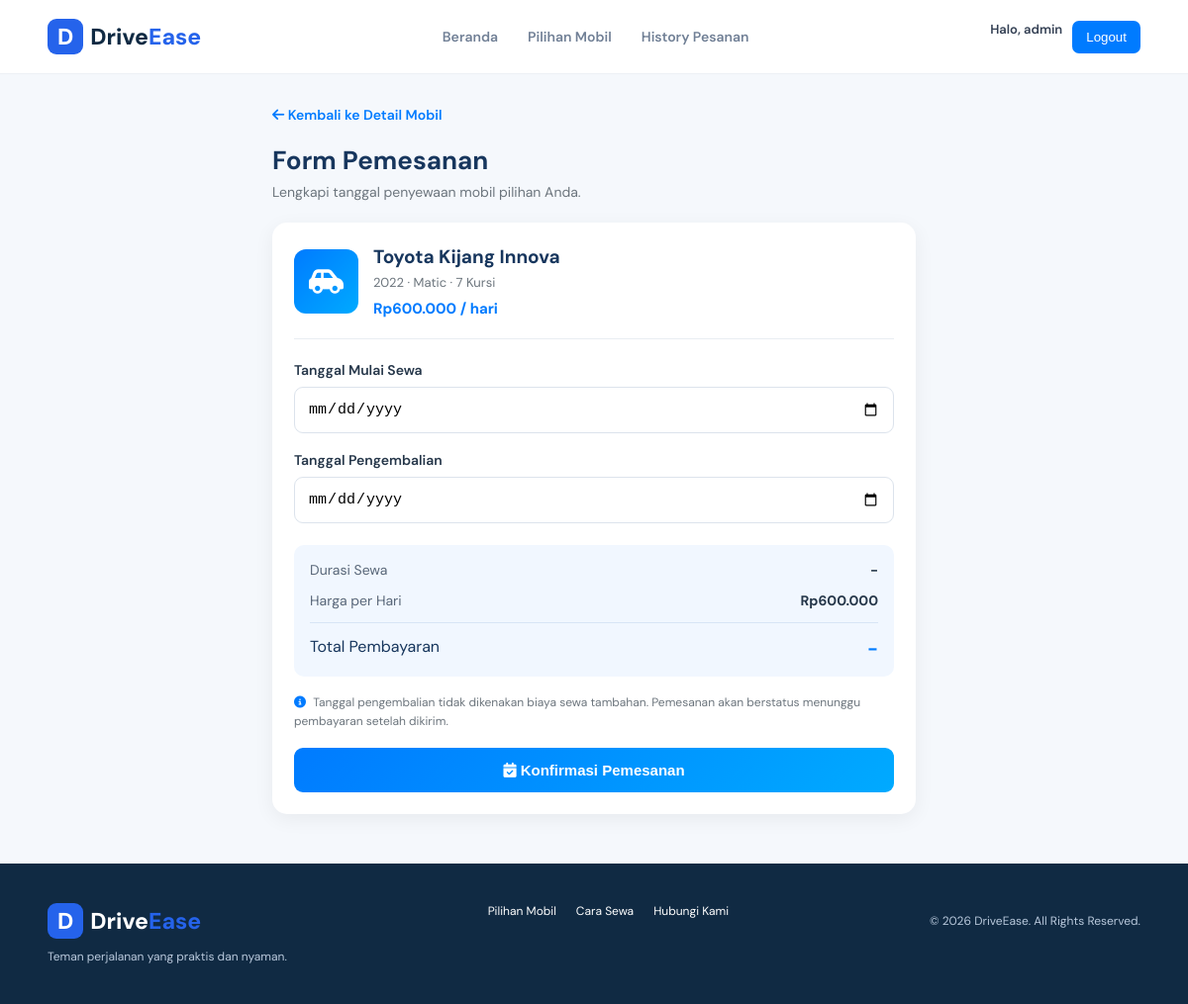
/pemesanan.php?id=5 (signed in), run on the app's committed database.
### tables this page shows
CREATE TABLE `mobil` (
  `id_mobil` int(11) NOT NULL,
  `id_kategori` int(11) DEFAULT NULL,
  `nama_mobil` varchar(100) NOT NULL,
  `nomor_plat` varchar(20) NOT NULL,
  `merk` varchar(80) NOT NULL,
  `tahun` year(4) DEFAULT NULL,
  `transmisi` enum('manual','matic') NOT NULL,
  `kapasitas` int(11) NOT NULL,
  `bahan_bakar` varchar(40) DEFAULT NULL,
  `harga_per_hari` decimal(12,2) NOT NULL,
  `deskripsi` text DEFAULT NULL,
  `status` enum('tersedia','nonaktif','perawatan') DEFAULT 'tersedia',
  `created_at` timestamp NOT NULL DEFAULT current_timestamp()
);

### includes/functions.php (called while the page is built, shortened)
<?php
function e($value) {
    return htmlspecialchars(
        $value ?? '',
        ENT_QUOTES,
        'UTF-8'
    );
}
function rupiah($nominal) {
    return 'Rp' . number_format(
        (float) $nominal,
        0,
        ',',
        '.'
    );
}

### pemesanan.php (the view, shortened to what this page needs)
<?php
require_once 'config/database.php';
require_once 'includes/functions.php';
$idMobil = (int) ($_GET['id'] ?? $_POST['id_mobil'] ?? 0);
$stmt = $pdo->prepare("
    SELECT
        id_mobil,
        nama_mobil,
        merk,
        tahun,
        transmisi,
        kapasitas,
        bahan_bakar,
        harga_per_hari,
        status
    FROM mobil
    WHERE id_mobil = :id
    LIMIT 1
");
$stmt->execute(['id' => $idMobil]);
$mobil = $stmt->fetch(PDO::FETCH_ASSOC);
$tanggalMulai = '';
$tanggalSelesai = '';
require_once 'includes/header.php';
?>
<main class="booking-page">
    <div class="booking-container">
        <a href="detail-mobil.php?id=<?= (int) $mobil['id_mobil'] ?>"
           class="back-link">
            <i class="fas fa-arrow-left"></i>
            Kembali ke Detail Mobil
        </a>
        <div class="booking-heading">
            <h1>Form Pemesanan</h1>
            <p>Lengkapi tanggal penyewaan mobil pilihan Anda.</p>
        </div>
        <div class="booking-card">
            <div class="booking-car-info">
                <div class="booking-car-icon">
                    <i class="fa-solid fa-car-side"></i>
                </div>
                <div>
                    <h2>
                        <?= e($mobil['merk'] . ' ' . $mobil['nama_mobil']) ?>
                    </h2>
                    <p>
                        <?= e($mobil['tahun'] ?? '-') ?> ·
                        <?= e(ucfirst($mobil['transmisi'])) ?> ·
                        <?= (int) $mobil['kapasitas'] ?> Kursi
                    </p>
                    <strong>
                        <?= rupiah($mobil['harga_per_hari']) ?> / hari
                    </strong>
                </div>
            </div>
            <?php if ($mobil['status'] !== 'tersedia'): ?>
                <div class="booking-unavailable">
                    <i class="fas fa-car-side"></i>
                    <h3>Mobil Tidak Tersedia</h3>
                    <p>Mobil ini sedang tidak dapat dipesan.</p>
                    <a href="mobil.php" class="booking-button">
                        Pilih Mobil Lain
                    </a>
                </div>
            <?php else: ?>
                <form
                    method="POST"
                    action="pemesanan.php?id=<?= (int) $mobil['id_mobil'] ?>"
                    id="bookingForm"
                >
                    <div class="booking-form-group">
                        <label for="tanggal_mulai">
                            Tanggal Mulai Sewa
                        </label>
                        <input
                            type="date"
                            id="tanggal_mulai"
                            name="tanggal_mulai"
                            min="<?= date('Y-m-d') ?>"
                            value="<?= e($tanggalMulai) ?>"
                            required
                        >
                    </div>
                    <div class="booking-form-group">
                        <label for="tanggal_selesai">
                            Tanggal Pengembalian
                        </label>
                        <input
                            type="date"
                            id="tanggal_selesai"
                            name="tanggal_selesai"
                            min="<?= date('Y-m-d', strtotime('+1 day')) ?>"
                            value="<?= e($tanggalSelesai) ?>"
                            required
                        >
                    </div>
                    <div class="booking-summary">
                        <div>
                            <span>Durasi Sewa</span>
                            <strong id="jumlahHari">-</strong>
                        </div>
                        <div>
                            <span>Harga per Hari</span>
                            <strong id="hargaHarian">
                                <?= rupiah($mobil['harga_per_hari']) ?>
                            </strong>
                        </div>
                        <div class="booking-total">
                            <span>Total Pembayaran</span>
                            <strong id="totalHarga">-</strong>
                        </div>
                    </div>
                    <p class="booking-note">
                        <i class="fas fa-info-circle"></i>
                        Tanggal pengembalian tidak dikenakan biaya sewa tambahan. Pemesanan akan berstatus
                        menunggu pembayaran setelah dikirim.
                    </p>
                    <button type="submit" class="booking-button">
                        <i class="fas fa-calendar-check"></i>
                        Konfirmasi Pemesanan
                    </button>
                </form>
            <?php endif; ?>
        </div>
    </div>
</main>
<?php require_once 'includes/footer.php'; ?>

### assets/css/style.css (style rules this page uses)
:root { --navy: #102A43; --blue: #2563EB; --light: #F4F7FC; --white: #FFFFFF; --text: #172B4D; --muted: #718096; }
* { box-sizing: border-box; margin: 0; padding: 0; }
body { font-family: 'DM Sans', Arial, sans-serif; color: var(--text); background: white; }
a { text-decoration: none; color: inherit; }
.back-link { display: inline-flex; gap: 8px; align-items: center; color: #007bff; font-weight: 600; font-size: 14px; margin-bottom: 25px; }
.booking-page { padding: 30px 15px 50px; background: #f5f8fc; min-height: 70vh; }
.booking-container { max-width: 650px; margin: auto; }
.back-link { display: inline-block; color: #007bff; text-decoration: none; font-size: 14px; margin-bottom: 20px; }
.booking-heading { margin-bottom: 22px; }
.booking-heading h1 { font-size: 26px; color: #17365d; margin-bottom: 6px; }
.booking-heading p { color: #6c757d; font-size: 14px; }
.booking-card { background: #fff; border-radius: 15px; padding: 22px; box-shadow: 0 5px 20px rgba(0, 0, 0, 0.06); }
.booking-car-info { display: flex; align-items: center; gap: 15px; padding-bottom: 20px; margin-bottom: 22px; border-bottom: 1px solid #e9edf2; }
.booking-car-icon { width: 65px; height: 65px; min-width: 65px; display: flex; align-items: center; justify-content: center; background: linear-gradient(135deg, #007bff, #00aaff); border-radius: 12px; color: white; font-size: 28px; }
.booking-car-info h2 { font-size: 19px; color: #17365d; margin: 0 0 5px; }
.booking-car-info p { color: #6c757d; font-size: 13px; margin: 0 0 7px; }
.booking-car-info strong { color: #007bff; font-size: 15px; }
.booking-form-group { margin-bottom: 18px; }
.booking-form-group label { display: block; color: #26374a; font-weight: 600; font-size: 14px; margin-bottom: 8px; }
.booking-form-group input { width: 100%; padding: 13px; border: 1px solid #dce3ec; border-radius: 9px; font-size: 15px; box-sizing: border-box; outline: none; }
.booking-summary { background: #f1f7ff; border-radius: 10px; padding: 16px; margin-top: 22px; }
.booking-summary div { display: flex; justify-content: space-between; gap: 10px; margin-bottom: 13px; font-size: 14px; color: #596779; }
.booking-summary div:last-child { margin-bottom: 0; }
.booking-summary strong { color: #26374a; }
.booking-summary .booking-total { border-top: 1px solid #d7e5f5; padding-top: 13px; margin-top: 5px; font-size: 16px; color: #17365d; }
.booking-summary .booking-total strong { color: #007bff; font-size: 19px; }
.booking-note { font-size: 12px; line-height: 1.6; color: #6c757d; margin: 17px 0; }
.booking-note i { color: #007bff; margin-right: 4px; }
.booking-button { display: block; width: 100%; padding: 14px; border: none; border-radius: 9px; background: linear-gradient(135deg, #007bff, #00aaff); color: #fff; font-size: 15px; font-weight: 600; text-align: center; text-decoration: none; cursor: pointer; box-sizing: border-box; }

### data on the page
mobil: merk+nama_mobil "Toyota Kijang Innova", tahun "2022", transmisi "Matic", kapasitas "7", harga_per_hari "Rp600.000"

### other printed values
$_SESSION['nama_lengkap'] "admin"
